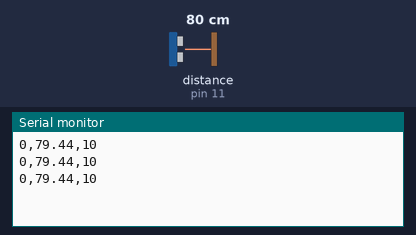
A sketch run on a simulated Arduino Uno, built with avr-gcc and run on an emulated ATmega328P. On the bench: the last lines printed to the serial monitor. Wiring (inferred from the names in the program): ultrasonic range finder: trigger pin 12; echo pin 11. The test bench sets the inputs (shaded band); at power-on: distance to the obstacle (sensor on pin 11) 80 cm. The echo pulse lasts 58.3 µs per cm.

Above: at 1.3 s.
1.4 s: distance to the obstacle (sensor on pin 11) set to 2 cm
At 1.9 s:
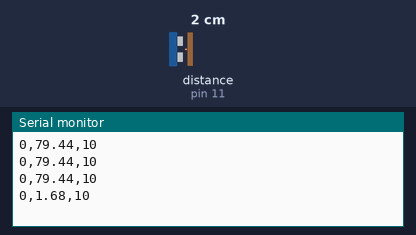
2.9 s: distance to the obstacle (sensor on pin 11) set to 4 cm
At 3.4 s:
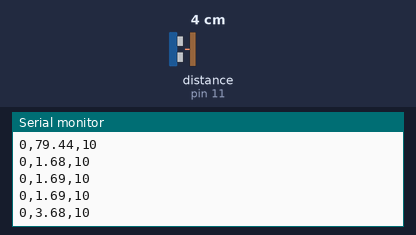
Timing chart, 0 to 5.9 s (numbered marks = the images above; inputs shaded):
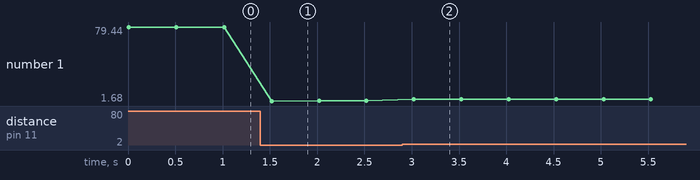

Measured:
- after the input at 1.4 s, the serial monitor: prints a new line after 0.12 s (image 1)
- after the input at 2.9 s, the serial monitor: prints a new line after 0.12 s (image 2)
- plotted number 1: 79.44 → 1.69 after the input at 1.4 s, 1.69 → 3.68 after the input at 2.9 s

The sketch:

UltrasonicSensor_SerialPlotter.ino
```cpp
int trigPin = 12;
int echoPin = 11;
float pingTravelTime;
float pingTravelDistance;
float distanceToTarget;

int dt = 500;

void setup() {
  // put your setup code here, to run once:
pinMode (trigPin, OUTPUT);
pinMode (echoPin, INPUT);
Serial.begin(9600);
}

void loop() {
  // put your main code here, to run repeatedly:
digitalWrite(trigPin, LOW);
delayMicroseconds(10);
digitalWrite(trigPin, HIGH);
delayMicroseconds(10);
digitalWrite(trigPin, LOW);
pingTravelTime = pulseIn(echoPin, HIGH);
delayMicroseconds(25);
pingTravelDistance = (pingTravelTime * 765. * 1609.34 * 100.)/(3600. * 1000000.);
//(pingTravelTime * speed on sound in mph * m in mile * cm in m)/(Second in Hour * mSeconds in Seconds);
distanceToTarget = pingTravelDistance / 2;

Serial.print(0);
Serial.print(",");
Serial.print(distanceToTarget);
Serial.print(",");
Serial.println(10);

delay (dt);
}
```
